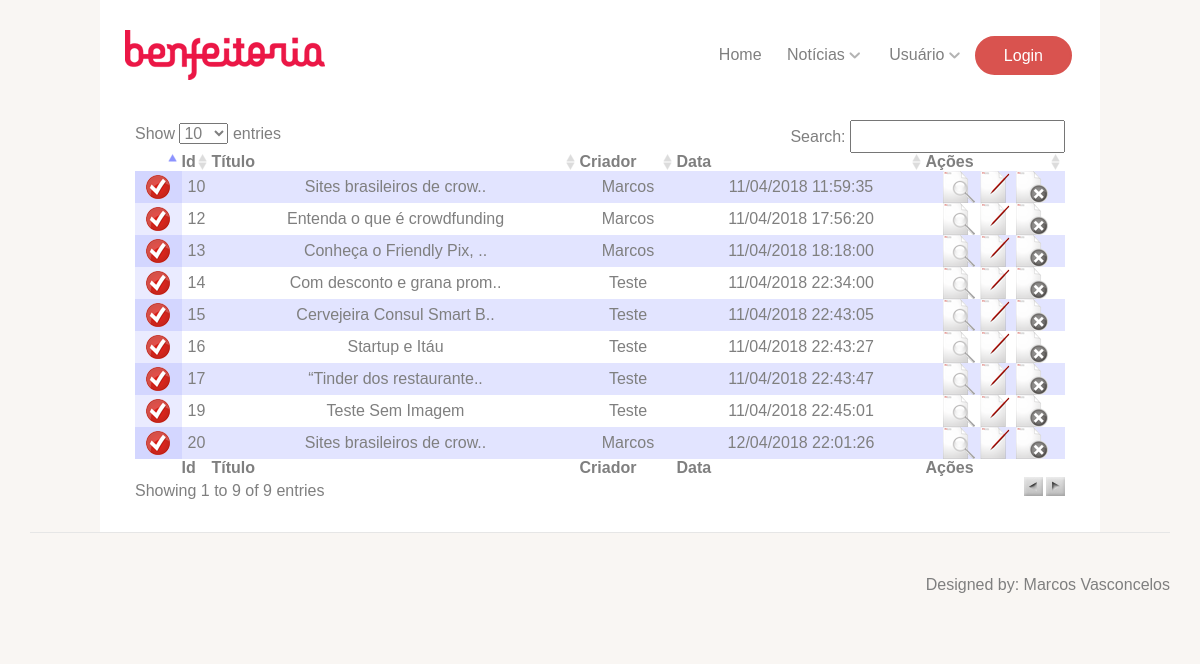
/view/textos/gerenciar.php (signed in), run on the app's committed database.
### tables this page shows
CREATE TABLE `texto` (
  `id` int(11) NOT NULL,
  `titulo` varchar(150) NOT NULL,
  `subtitulo` varchar(150) NOT NULL,
  `mensagem` varchar(20000) DEFAULT NULL,
  `publicado` int(1) DEFAULT '0',
  `principal` int(11) DEFAULT '0',
  `criacao` timestamp NOT NULL DEFAULT CURRENT_TIMESTAMP,
  `fk_usuario` int(11) NOT NULL,
  `fk_imagem` int(11) DEFAULT NULL
);

CREATE TABLE `usuario` (
  `id` int(11) NOT NULL,
  `nome` varchar(120) NOT NULL,
  `login` varchar(50) NOT NULL,
  `senha` varchar(70) NOT NULL,
  `data` timestamp NOT NULL DEFAULT CURRENT_TIMESTAMP,
  `ativo` int(11) DEFAULT '0'
);

### control/TextoDao.php (called while the page is built, shortened)
<?php
include_once '../../model/Texto.php';
include_once '../../model/Usuario.php';
class TextoDao
{
    function __construct($conexao)
    {
        $this->conexao = $conexao;
    }
    function listaTextos()
    {
        $textos = array();
        $resultado = mysqli_query($this->conexao, "SELECT texto.id, texto.titulo,texto.subtitulo,texto.publicado,texto.principal,
                                                          texto.criacao, imagem.caminho,  imagem.nome, usuario.login
                                                   FROM texto
                                                   LEFT JOIN imagem ON texto.fk_imagem = imagem.id
                                                   INNER JOIN usuario ON texto.fk_usuario = usuario.id");
        while ($texto_array = mysqli_fetch_assoc($resultado)) {
            $id = $texto_array['id'];
            $titulo = $texto_array['titulo'];
            $subtitulo = $texto_array['subtitulo'];
            $publicado = $texto_array['publicado'];
            $principal = $texto_array['principal'];
            $criacao = $texto_array['criacao'];
            $imagem = new Imagem();
            $imagem->setCaminho($texto_array['caminho']);
            $imagem->setNome($texto_array['nome']);
            $login = $texto_array['login'];
            $usuario = new Usuario('', $login, '', '', '', '');
            $texto = new Texto($id, $titulo, $subtitulo, $imagem, '', $publicado, $principal, $criacao, $usuario);
            array_push($textos, $texto);
        }
        return $textos;
    }
    function ajustarTitulo($titulo)
    {
        $qtd = strlen($titulo);
        if ($qtd >= 30) {
            $newTitulo = substr($titulo, 0, 25) . '..';
        } else {
            $newTitulo = $titulo;
        }
        return $newTitulo;
    }
    function ajustarData($data)
    {
        $dt = substr($data, 0, 10);
        $dt1 = explode('-', $dt);
        return $dt1[2] . '/' . $dt1[1] . '/' . $dt1[0] . ' ' . substr($data, 10, 10);
    }
}

### model/Texto.php (called while the page is built, shortened)
<?php
Class Texto{
    private $id;
    private $titulo;
    private $publicado;
    private $criacao;
    private $usuario;
    function __construct($id,$titulo, $subtitulo, Imagem $imagem, $mensagem, $publicado, $principal, $criacao, $usuario
         ){
        $this->id = $id;
        $this->titulo = $titulo;
        $this->publicado = $publicado;
        $this->criacao = $criacao;
        $this->usuario = $usuario;
    }
    public function getId()
    {
        return $this->id;
    }
    public function getTitulo()
    {
        return $this->titulo;
    }
    public function getPublicado()
    {
        return $this->publicado;
    }
    public function getCriacao()
    {
        return $this->criacao;
    }
    public function getUsuario()
    {
        return $this->usuario;
    }
}

### model/Usuario.php (called while the page is built, shortened)
<?php
class Usuario{
    private $login;
    function __construct($nome, $login, $senha, $id, $date, $ativo) {
        $this->login = $login;
    }
    public function getLogin()
    {
        return $this->login;
    }
}

### view/textos/gerenciar.php (the view, shortened to what this page needs)
<?php
include_once '../cabecalho.php';
include_once '../../model/Usuario.php';
include_once '../../model/Texto.php';
include_once '../../control/UsuarioDao.php';
include_once '../../control/textoDao.php';
include_once 'mensagem.php';
?>
<div id="container">
	<div id="demo">
		<table cellpadding="0" cellspacing="0" border="0"
			class="col-md-12 col-md-offset-0 text-center ts-intro" id="example">
			<thead>
				<tr>
					<th></th>
					<th>Id</th>
					<th>Título</th>
					<th>Criador</th>
					<th>Data</th>
					<th>Ações</th>
				</tr>
			</thead>
			<tbody>
				<?php
    $textoDao = new TextoDao($conexao);
    $textos = $textoDao->listaTextos();
    foreach ($textos as $texto) :
        ?>
				   <tr id="3" class="gradeK">
					<td width="5%"><?php if($texto->getPublicado() == 0){?><img
						src="../images/accept.png" title="ativo"><?php  }else{?><img
						src="../images/remove.png" title="ativo"><?php } ?></td>
					<td><?php echo $texto->getId(); ?></td>
					<td><?php echo $textoDao->ajustarTitulo($texto->getTitulo()) ;?></td>
					<td><?php echo $texto->getUsuario()->getLogin(); ?></td>
					<td><?php echo $textoDao->ajustarData($texto->getCriacao());?></td>
					<td width="15%"><a
						href="ler.php?id=<?php  echo base64_encode($texto->getId()) ?>"><img
							src="../images/page_search.png" title="Ler"></a> <a
						href="editar.php?id=<?php  echo base64_encode($texto->getId()) ?>"><img
							src="../images/page_edit.png" title="Editar"></a> <a
						href="javascript:func()"
						onclick="confirmacao('<?php echo base64_encode($texto->getId().'|'.$texto->getTitulo()) ?>')"><img
							src="../images/page_remove.png" title="Excluir"></a></td>
				</tr>
				   <?php
    endforeach
    ;
    ?>
				</tbody>
			<tfoot>
				<tr>
					<th></th>
					<th>Id</th>
					<th>Título</th>
					<th>Criador</th>
					<th>Data</th>
					<th>Ações</th>
				</tr>
			</tfoot>
		</table>
	</div>
</div>
<br />
<br />
<br />
<br />
</div>
</div>
</div>
<?php include_once '../rodape2.php';?>

### view/css/style.css (style rules this page uses)
body { font-family: "Work Sans", Arial, sans-serif; font-weight: 300; font-size: 16px; line-height: 1.7; color: #7f7f7f; background: #f9f6f3; position: relative; }
a { color: #FF5126; -webkit-transition: 0.5s; -o-transition: 0.5s; transition: 0.5s; }

### view/css/demo_table.css (style rules this page uses)
.sorting_asc { background: url('../images/sort_asc.png') no-repeat center right; }
.sorting { background: url('../images/sort_both.png') no-repeat center right; }
tr.odd { background-color: #E2E4FF; }
tr.even { background-color: white; }
tr.odd td.sorting_1 { background-color: #D3D6FF; }
tr.even td.sorting_1 { background-color: #EAEBFF; }

### view/css/example.css (style rules this page uses)
body { width: auto; margin: 0 auto; }

### data on the page
texto: publicado 0 (drawn), id "10", titulo "Sites brasileiros de crow..", fk_usuario.login "Marcos", criacao "11/04/2018 11:59:35"
texto: publicado 0 (drawn), id "12", titulo "Entenda o que é crowdfunding", fk_usuario.login "Marcos", criacao "11/04/2018 17:56:20"
texto: publicado 0 (drawn), id "13", titulo "Conheça o Friendly Pix, ..", fk_usuario.login "Marcos", criacao "11/04/2018 18:18:00"
texto: publicado 0 (drawn), id "14", titulo "Com desconto e grana prom..", fk_usuario.login "Teste", criacao "11/04/2018 22:34:00"
texto: publicado 0 (drawn), id "15", titulo "Cervejeira Consul Smart B..", fk_usuario.login "Teste", criacao "11/04/2018 22:43:05"
texto: publicado 0 (drawn), id "16", titulo "Startup e Itáu", fk_usuario.login "Teste", criacao "11/04/2018 22:43:27"
texto: publicado 0 (drawn), id "17", titulo "“Tinder dos restaurante..", fk_usuario.login "Teste", criacao "11/04/2018 22:43:47"
texto: publicado 0 (drawn), id "19", titulo "Teste Sem Imagem", fk_usuario.login "Teste", criacao "11/04/2018 22:45:01"
texto: publicado 0 (drawn), id "20", titulo "Sites brasileiros de crow..", fk_usuario.login "Marcos", criacao "12/04/2018 22:01:26"
